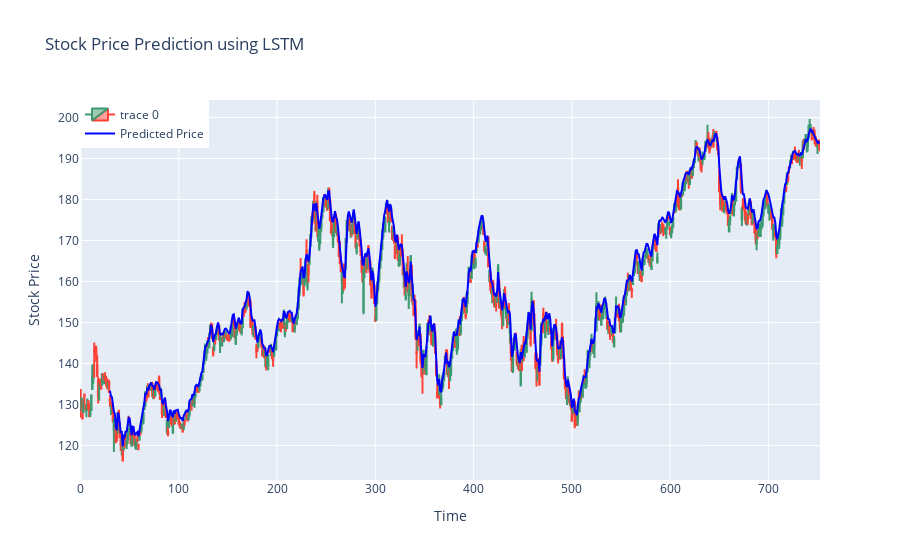

Notebook code cell kept with this figure:
### Code cell
# Plot
fig = go.Figure(data=[go.Candlestick(x=data_test.index,
                open=data_test['Open'],
                high=data_test['High'],
                low=data_test['Low'],
                close=data_test['Close'])])

# Prediction
fig.add_trace(go.Scatter(x=data_test.index, y=test_predictions.flatten(), mode='lines', name='Predicted Price',line=dict(color='blue')))

# Labels
fig.update_layout(title='Stock Price Prediction using LSTM',
                   xaxis_title='Time',
                   yaxis_title='Stock Price',
                   showlegend=True,
                   legend=dict(x=0, y=1))

fig.update_layout(xaxis_rangeslider_visible=False)
fig.show()

### Figure 1 — Plotly figure (JSON) as saved in the notebook; plotly's stock layout.template omitted (floating-point values rounded to 4 significant figures; data arrays with more than 128 entries replaced by an {"elided": "..."} marker saying what was removed)
{"data": [{"close": {"elided": "753 float values"}, "high": {"elided": "753 float values"}, "low": {"elided": "753 float values"}, "open": {"elided": "753 float values"}, "type": "candlestick", "x": {"elided": "753 int values"}}, {"line": {"color": "blue"}, "mode": "lines", "name": "Predicted Price", "type": "scatter", "x": {"elided": "753 int values"}, "y": {"elided": "753 float values"}}], "layout": {"legend": {"x": 0, "y": 1}, "showlegend": true, "title": {"text": "Stock Price Prediction using LSTM"}, "xaxis": {"rangeslider": {"visible": false}, "title": {"text": "Time"}}, "yaxis": {"title": {"text": "Stock Price"}}}}
